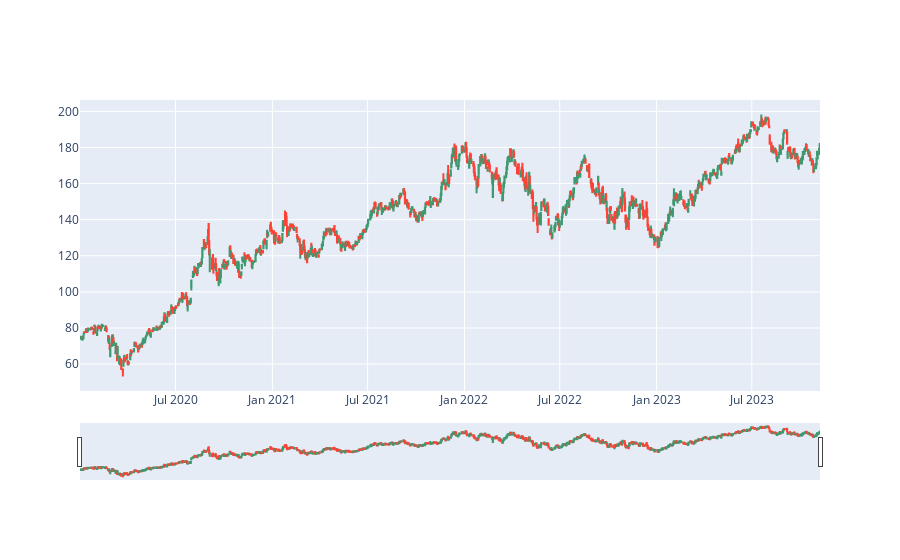

Notebook code cell kept with this figure:
### Code cell
# https://coderzcolumn.com/tutorials/data-science/candlestick-chart-in-python-mplfinance-plotly-bokeh#2
import plotly.graph_objects as go
from datetime import datetime

df = aapl_df_2020_2023

fig = go.Figure(data=[go.Candlestick(x=df.index,
                open=df['Open'],
                high=df['High'],
                low=df['Low'],
                close=df['Close'])])

fig.show()

### Figure 1 — Plotly figure (JSON) as saved in the notebook; plotly's stock layout.template omitted (floating-point values rounded to 4 significant figures; data arrays with more than 128 entries replaced by an {"elided": "..."} marker saying what was removed)
{"data": [{"close": {"elided": "970 float values"}, "high": {"elided": "970 float values"}, "low": {"elided": "970 float values"}, "open": {"elided": "970 float values"}, "type": "candlestick", "x": {"elided": "970 str values"}}], "layout": {}}
